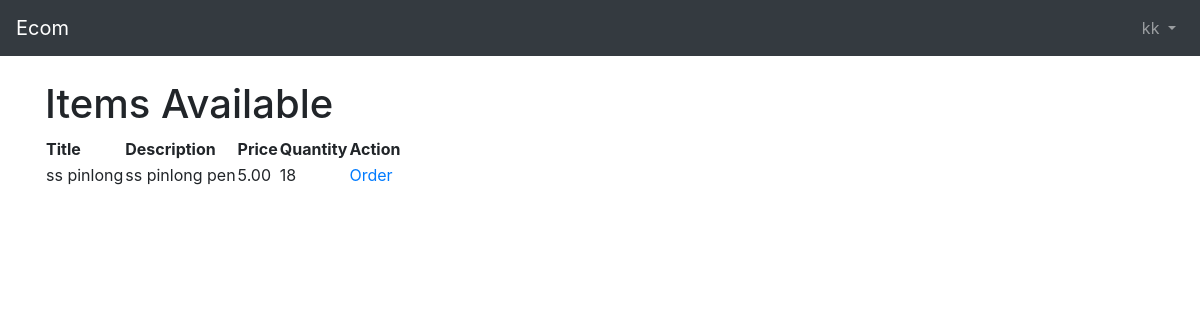
Page /customer_orders/ (signed in) on the earlier database version.
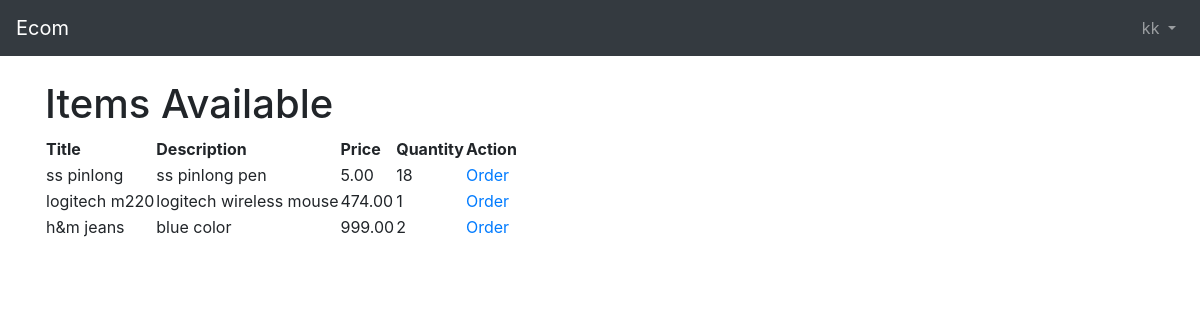
Same page on the later database version.
### users/models.py (models this page shows, shortened)
class User(AbstractUser):
    ROLE_CHOICES = (
        ('customer', 'Customer'),
        ('seller', 'Seller'),
    )
    role = models.CharField(max_length=10, choices=ROLE_CHOICES, default='customer')
    q_choices = (
        ('What is the name of your favourite teacher?', 'teacher'),
        ('What is your favourite animal?', 'animal'),
        ('What is your favourite league team?', 'league'),
        ('Who is your favourite author?', 'author'),
        ('What is your comfort food?', 'comfort_food'),
    )
    security_question = models.CharField(max_length=255, choices=q_choices)
    security_answer = models.CharField(max_length=255, help_text="Answer to your security question")
    phone_number = models.CharField(max_length=10)

### items/models.py (models this page shows, shortened)
class Item(models.Model):
    title = models.CharField(max_length=255)
    description = models.TextField()
    price = models.DecimalField(max_digits=10, decimal_places=2)
    quantity = models.PositiveIntegerField()
    seller = models.ForeignKey(User, on_delete=models.CASCADE, related_name='items')

### orders/views.py (the view)
# urls.py: path('', CustomerHomeView.as_view(), name='customer_home'),
class CustomerHomeView(LoginRequiredMixin, ListView):
    model = Item
    template_name = 'customer_home.html'
    context_object_name = 'items'
    def get_queryset(self):
        return Item.objects.filter(quantity__gt=0)

### templates/customer_home.html
{% extends 'base.html' %}
{% block content %}
<h1>Items Available</h1>
<table>
    <tr>
        <th>Title</th>
        <th>Description</th>
        <th>Price</th>
        <th>Quantity</th>
        <th>Action</th>
    </tr>
    {% for item in items %}
    <tr>
        <td>{{ item.title }}</td>
        <td>{{ item.description }}</td>
        <td>{{ item.price }}</td>
        <td>{{ item.quantity }}</td>
        <td>
            <a href="{% url 'place_order' item.id %}">Order</a>
        </td>
    </tr>
    {% endfor %}
</table>
{% endblock content %}

### templates/base.html (shortened to what this page needs)
<!doctype html>
<html lang="en">
<head>
    <link rel="stylesheet" href="https://stackpath.bootstrapcdn.com/bootstrap/4.1.3/css/bootstrap.min.css"
>
</head>
<body>
    <nav class="navbar navbar-expand-md navbar-dark bg-dark mb-4">
        <a class="navbar-brand" href="{% url 'home' %}">Ecom</a>
        <div class="collapse navbar-collapse" id="navbarCollapse">
            {% if user.is_authenticated %}
            <ul class="navbar-nav ml-auto">
                <li class="nav-item">
                    <a class="nav-link dropdown-toggle" href="#" id="userMenu" data-toggle="dropdown" aria-haspopup="true"
                        aria-expanded="false">
                        {{ user.username }}
                    </a>
                </li>
            </ul>
            {% else %}
            <form class="form-inline ml-auto">
                <a href="{% url 'login' %}" class="btn btn-outline-secondary">Log In</a>
                <a href="{% url 'signup' %}" class="btn btn-primary ml-2">Sign up</a>
            </form>
            {% endif %}
        </div>
    </nav>
    <div class="container">
        {% block content %}
        {% endblock content %}
    </div>
</body>
</html>

Differences in the rows shown:
added Item: title "logitech m220", description "logitech wireless mouse", price "474.00", quantity "1"
added Item: title "h&m jeans", description "blue color", price "999.00", quantity "2"
